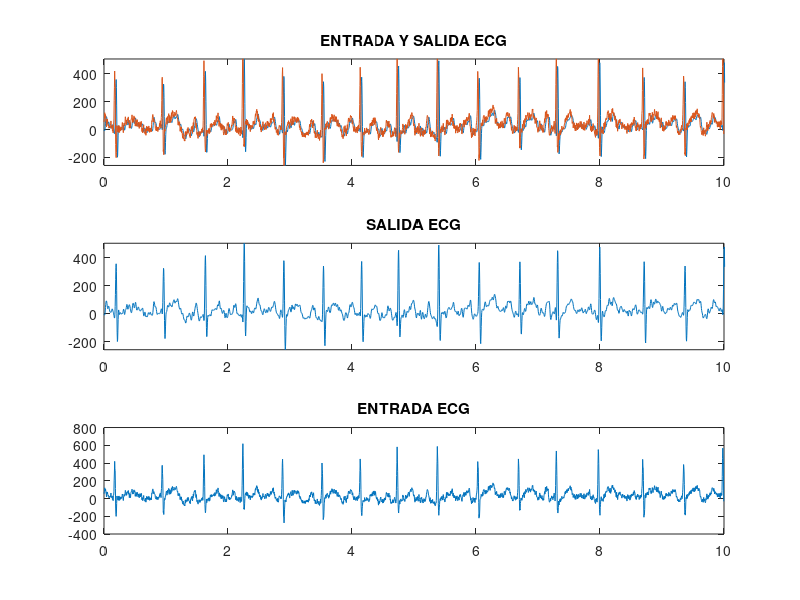
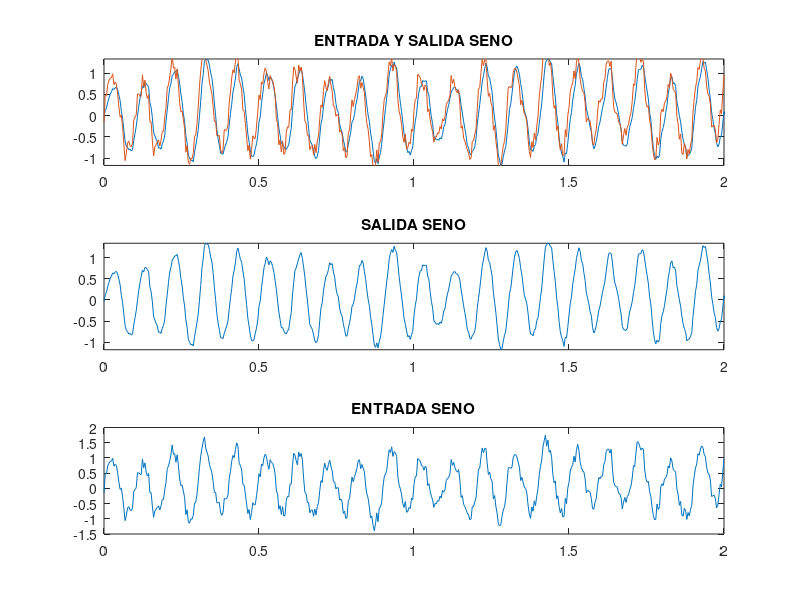

Recreate these plots in MATLAB, in order.
clc;clear;
ECG = load('ecg_pink_noise_250Hz.txt');
SENO = load('seno10Hz_pink_noise_250Hz.txt');
h1 = load('h1.txt');
h2 = load('h2.txt');

fs = 250;
ts = 1/fs;

convECG = conv(ECG,h1);
convSENO = conv(SENO,h2);
figure(1)
subplot(3,1,1)
tECG = 0:ts:(2511)*ts-ts;

plot(tECG,convECG),axis([0 10 min(convECG) max(convECG)]),title("ENTRADA Y SALIDA ECG")
hold on
TECG = 0:ts:(2500)*ts-ts;
plot(TECG,ECG)
subplot(3,1,2)
plot(tECG,convECG),axis([0 10 min(convECG) max(convECG)]), title("SALIDA ECG")
subplot(3,1,3)
plot(TECG,ECG), title("ENTRADA ECG")
%% 
figure(2)
subplot(3,1,1)
tSENO = 0:ts:(514)*ts-ts;
plot(tSENO,convSENO),axis([0 2 min(convSENO) max(convSENO)]),title("ENTRADA Y SALIDA SENO")
hold on
TSENO = 0:ts:(501)*ts-ts;
plot(TSENO,SENO)
subplot(3,1,2)
plot(tSENO,convSENO),axis([0 2 min(convSENO) max(convSENO)]),title("SALIDA SENO")
subplot(3,1,3)
plot(TSENO,SENO),title("ENTRADA SENO")